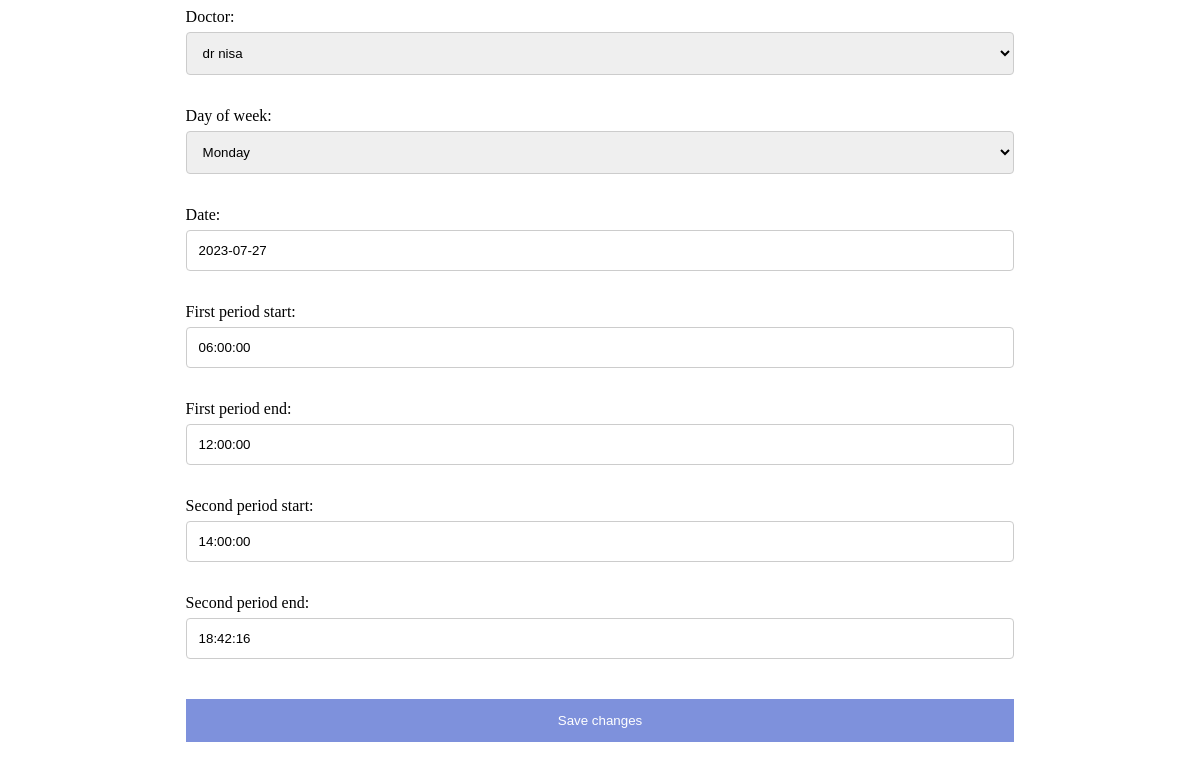
/Dashboard/schedule/update/438/, run on the app's committed database.
### webs/models.py (models this page shows)
class DoctorSchedule(models.Model):
   DAY_CHOICES = [
                ('MON', 'Monday'),
                ('TUE', 'Tuesday'),
                ('WED', 'Wednesday'),
                ('THU', 'Thursday'),
                ('FRI', 'Friday'),
                ('SAT', 'Saturday'),
                ('SUN', 'Sunday'),
            ]
   doctor = models.ForeignKey(Doctors, on_delete=models.CASCADE, related_name='doctor_Appointments')
   day_of_week = models.CharField(max_length=3, choices=DAY_CHOICES, blank=True, null=True)
   date = models.DateField()
   first_period_start = models.TimeField()
   first_period_end = models.TimeField()
   second_period_start = models.TimeField(blank=True, null=True)
   second_period_end = models.TimeField(blank=True, null=True)
   web=models.ForeignKey(WEB,on_delete=models.CASCADE, related_name='DoctorSchedule')

### Dashboard/views/doctor.py (the view)
def update_schedule(request, schedule_id):
     schedule = get_object_or_404(DoctorSchedule, id=schedule_id)
     id=schedule.doctor.id
     if request.method == 'POST':
         form = DoctorScheduleForm(request.POST, instance=schedule)
         if form.is_valid():
             form.save()
             return redirect('Dashboard:DoctorProfile', id=id )
     else:
         form = DoctorScheduleForm(instance=schedule)
     return render(request, 'update_schedule.html', {'form': form, 'schedule': schedule})

### webs/form.py
class DoctorScheduleForm(forms.ModelForm):
    class Meta:
        model = DoctorSchedule
        fields = ['doctor', 'day_of_week', 'date', 'first_period_start', 'first_period_end', 'second_period_start', 'second_period_end']

### webs/models.py (called while the page is built)
   def __str__(self):
        return self.Name

### templates/update_schedule.html (shortened to what this page needs)
<form method="post">
    {{ form.as_p }}
    <button type="submit" class="buttonform">Save changes</button>
</form>

### templates/update_schedule.html (style rules this page uses)
form { width: 70%; margin:auto; }
input[type=text], select, textarea { width: 100%; padding: 12px; border: 1px solid #ccc; border-radius: 4px; box-sizing: border-box; margin-top: 6px; margin-bottom: 16px; resize: vertical; }
.buttonform { background-color: #7e91dc; color: white; padding: 14px 20px; margin: 8px 0; border: none; cursor: pointer; width: 100%; }

### data on the page
DoctorSchedule: doctor "dr nisa", day_of_week "Monday", date "2023-07-27", first_period_start "06:00:00", first_period_end "12:00:00", second_period_start "14:00:00", second_period_end "18:42:16"
